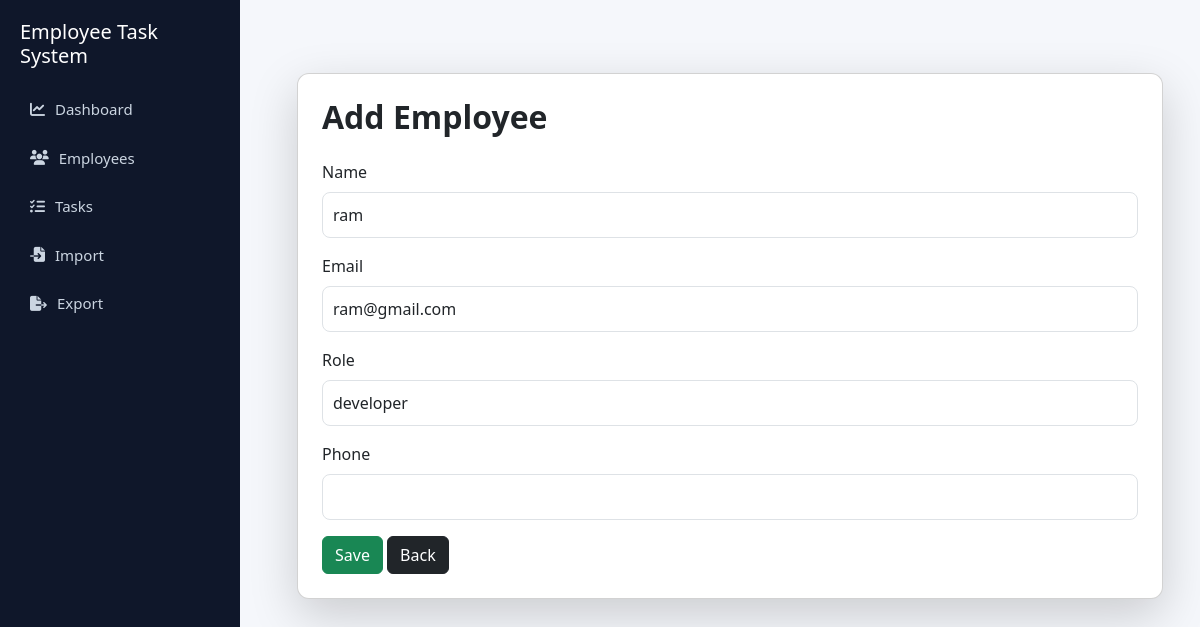
Screenshot of /employees/edit/25/ with the database file from the repository.
### employees/models.py (models this page shows, shortened)
class Employee(models.Model):
    name = models.CharField(max_length=100)
    email = models.EmailField(unique=True)
    phone = models.CharField(max_length=15, blank=True, null=True)
    role = models.CharField(max_length=100, blank=True, null=True)  # ✅ add this
    joined_date = models.DateTimeField(auto_now_add=True)

### employees/views.py (the view)
# urls.py: path('employees/edit/<int:pk>/', views.edit_employee, name='edit_employee'),
def edit_employee(request, pk):
    employee = get_object_or_404(Employee, pk=pk)
    form = EmployeeForm(request.POST or None, instance=employee)
    if request.method == "POST" and form.is_valid():
        form.save()
        messages.success(request, "Employee updated ✅")
        return redirect('employee_list')
    return render(request, 'employees/add_employee.html', {'form': form})

### employees/forms.py
class EmployeeForm(forms.ModelForm):
    class Meta:
        model = Employee
        fields = ['name', 'email' ,'role', 'phone']
        widgets = {
            'name': forms.TextInput(attrs={'class': 'form-control'}),
            'email': forms.EmailInput(attrs={'class': 'form-control'}),
            'role': forms.TextInput(attrs={'class': 'form-control'}),
            'phone': forms.TextInput(attrs={'class': 'form-control'}),
        }

### employees/templates/employees/add_employee.html (shortened to what this page needs)
{% extends 'employees/base.html' %}
{% load static %}
{% block content %}
<div class="container mt-5">
    <div class="card shadow-lg p-4" style="border-radius: 12px;">
        <h2 class="fw-bold mb-4">Add Employee</h2>
        <form method="POST">
            <div class="mb-3">
                <label class="form-label">Name</label>
                {{ form.name }}
            </div>
            <div class="mb-3">
                <label class="form-label">Email</label>
                {{ form.email }}
            </div>
            <div class="mb-3">
                <label class="form-label">Role</label>
                {{ form.role }}
            </div>
            <div class="mb-3">
                <label class="form-label">Phone</label>
                {{ form.phone }}
            </div>
            <button type="submit" class="btn btn-success">Save</button>
            <a href="{% url 'employee_list' %}" class="btn btn-dark">Back</a>
        </form>
    </div>
</div>
{% endblock %}

### employees/templates/employees/base.html (style rules this page uses)
body { background:#f5f7fb; overflow-x:hidden; }

### employees/templates/employees/add_employee.html (style rules this page uses)
.form-control { border-radius: 8px; padding: 10px; }

### rows the page displays
Employee: name "ram", email "ram@gmail.com", role "developer"
